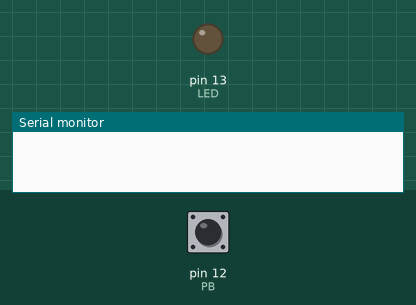
Simulated run of this sketch. Board: Arduino Uno, built with avr-gcc and run on an emulated ATmega328P. Parts: output pins drawn as LEDs (lit = HIGH), the last lines printed to the serial monitor. Dashed ring = blinking. The test bench sets the inputs (shaded band); at power-on: pin 12 (PB) HIGH.

Above: at 1.2 s.
1.3 s: pin 12 (PB) pulled LOW for 0.15 s
At 2.0 s:
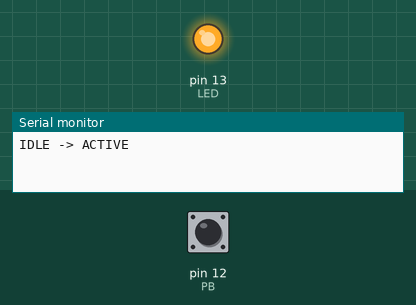
2.9 s: pin 12 (PB) pulled LOW for 1 s
At 3.09 s:
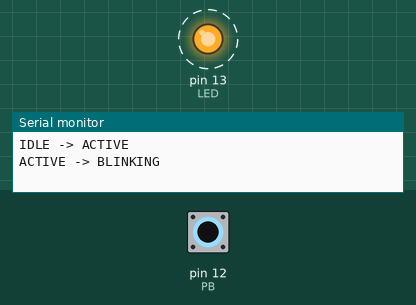
6.4 s: pin 12 (PB) pulled LOW for 3.2 s
At 7.0 s:
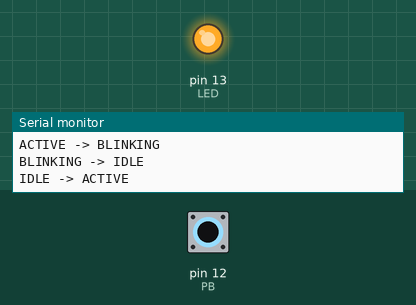
Timing chart, 0 to 9.4 s (numbered marks = the images above; inputs shaded):
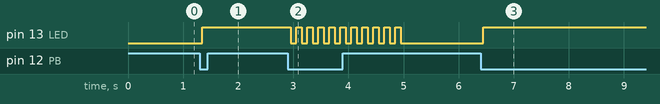

Measured:
- after the input at 1.3 s, pin 13 (LED): LOW → HIGH after 0.05 s
- after the input at 2.9 s, pin 13 (LED): alternates HIGH for 0.10 s and LOW for 0.10 s, 21 changes in all, then stays LOW, starting after 0.05 s
- after the input at 6.4 s, pin 13 (LED): LOW → HIGH after 0.05 s

The sketch:

ex21_fsm_timeout.ino
```cpp
// ex21 -- a timed state: record when it was entered, generate the TIMEOUT event from millis()
const int LED = 13;
const int PB = 12;
const unsigned long TIMEOUT = 2000;
const unsigned long BLINK_PERIOD = 200;   // 100 ms ON, 100 ms OFF
const unsigned long DEBOUNCE_DELAY = 50;

enum class State { IDLE, ACTIVE, BLINKING };
State currentState = State::IDLE;
unsigned long stateEnteredAt = 0;   // when BLINKING began
unsigned long lastBlink = 0;

int buttonState = HIGH, lastReading = HIGH;
unsigned long lastDebounceTime = 0;
bool buttonPressed() {
  int reading = digitalRead(PB);
  bool pressed = false;
  if (reading != lastReading) lastDebounceTime = millis();
  if (millis() - lastDebounceTime > DEBOUNCE_DELAY && reading != buttonState) {
    buttonState = reading;
    if (buttonState == LOW) pressed = true;
  }
  lastReading = reading;
  return pressed;
}

void setup() {
  pinMode(LED, OUTPUT);
  pinMode(PB, INPUT_PULLUP);
  digitalWrite(LED, LOW);
  Serial.begin(9600);
}

void loop() {
  bool pressed = buttonPressed();
  unsigned long now = millis();

  switch (currentState) {
    case State::IDLE:
      if (pressed) {
        digitalWrite(LED, HIGH);
        currentState = State::ACTIVE;
        Serial.println("IDLE -> ACTIVE");
      }
      break;

    case State::ACTIVE:
      if (pressed) {
        currentState = State::BLINKING;
        stateEnteredAt = now;            // start the 2 s timeout
        lastBlink = now;
        digitalWrite(LED, LOW);
        Serial.println("ACTIVE -> BLINKING");
      }
      break;

    case State::BLINKING:
      if (pressed || now - stateEnteredAt >= TIMEOUT) {   // two events lead to the same transition
        digitalWrite(LED, LOW);
        currentState = State::IDLE;
        Serial.println("BLINKING -> IDLE");
      } else if (now - lastBlink >= BLINK_PERIOD / 2) {  // stay action: blink
        lastBlink = now;
        digitalWrite(LED, !digitalRead(LED));
      }
      break;
  }
}
```
